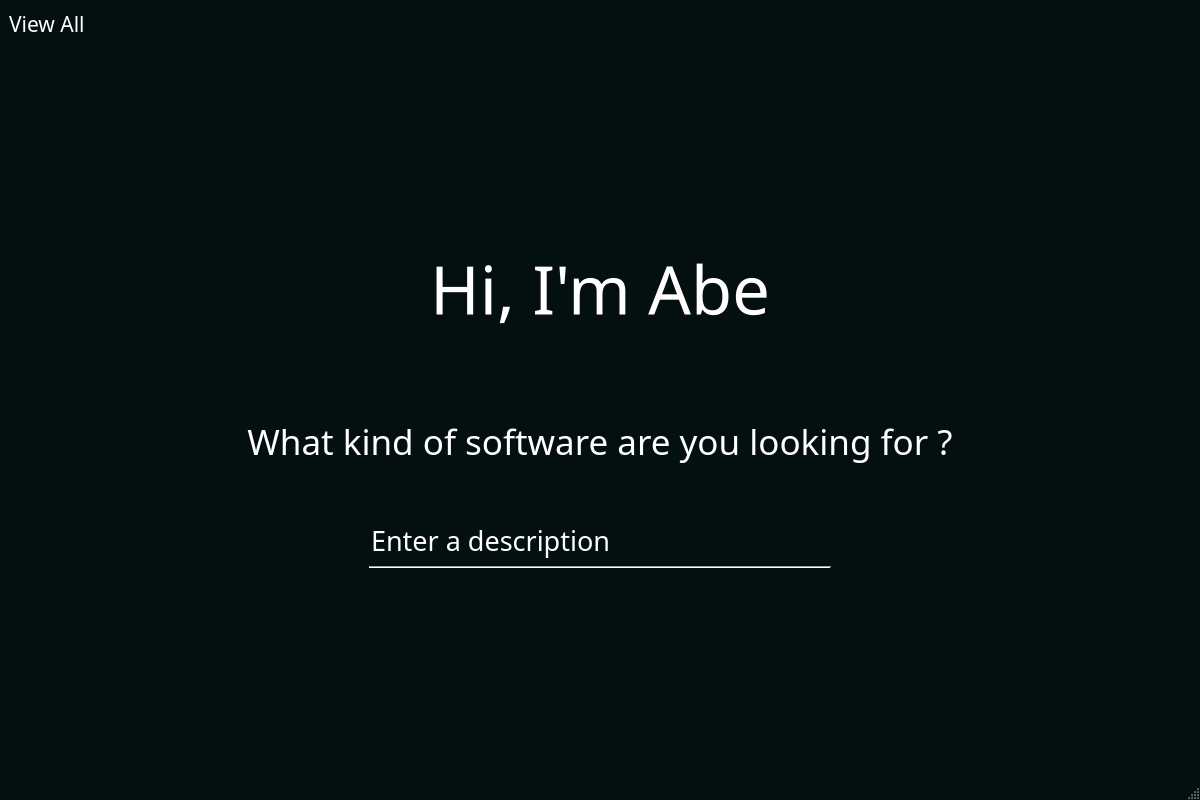
<?xml version="1.0" encoding="UTF-8"?>
<ui version="4.0">
 <class>MainWindow</class>
 <widget class="QMainWindow" name="MainWindow">
  <property name="windowModality">
   <enum>Qt::NonModal</enum>
  </property>
  <property name="geometry">
   <rect>
    <x>0</x>
    <y>0</y>
    <width>1200</width>
    <height>800</height>
   </rect>
  </property>
  <property name="windowTitle">
   <string>Abe</string>
  </property>
  <property name="styleSheet">
   <string notr="true">QMainWindow {
background: rgb(4, 15, 15);
}

QLineEdit {
background: rgb(4, 15, 15);
color: rgb(255, 255, 255);
border: none;
}</string>
  </property>
  <widget class="QWidget" name="centralwidget">
   <layout class="QVBoxLayout" name="verticalLayout_2">
    <item>
     <layout class="QHBoxLayout" name="horizontalLayout_2">
      <item alignment="Qt::AlignLeft|Qt::AlignTop">
       <widget class="QLabel" name="label_4">
        <property name="font">
         <font>
          <family>Century Gothic</family>
          <pointsize>10</pointsize>
         </font>
        </property>
        <property name="styleSheet">
         <string notr="true">color: rgb(255, 255, 255);</string>
        </property>
        <property name="text">
         <string>&lt;html&gt;&lt;head/&gt;&lt;body&gt;&lt;p&gt;&lt;img src=&quot;:/Image_2/BookIcon.png&quot; height=&quot;30&quot;/&gt;&lt;span style=&quot; font-size:16pt;&quot;&gt; View All&lt;/span&gt;&lt;/p&gt;&lt;/body&gt;&lt;/html&gt;</string>
        </property>
       </widget>
      </item>
      <item>
       <spacer name="verticalSpacer">
        <property name="orientation">
         <enum>Qt::Vertical</enum>
        </property>
        <property name="sizeType">
         <enum>QSizePolicy::Fixed</enum>
        </property>
        <property name="sizeHint" stdset="0">
         <size>
          <width>0</width>
          <height>200</height>
         </size>
        </property>
       </spacer>
      </item>
      <item alignment="Qt::AlignRight|Qt::AlignTop">
       <widget class="QLabel" name="label_2">
        <property name="text">
         <string>&lt;html&gt;&lt;head/&gt;&lt;body&gt;&lt;p&gt;&lt;img src=&quot;:/Image_1/CloseIcon.png&quot; height=&quot;30&quot;/&gt;&lt;/p&gt;&lt;/body&gt;&lt;/html&gt;</string>
        </property>
       </widget>
      </item>
     </layout>
    </item>
    <item>
     <widget class="QLabel" name="abelabel">
      <property name="font">
       <font>
        <family>Century Gothic</family>
        <pointsize>50</pointsize>
       </font>
      </property>
      <property name="styleSheet">
       <string notr="true">color: rgb(255, 255, 255)</string>
      </property>
      <property name="text">
       <string>Hi, I'm Abe</string>
      </property>
      <property name="alignment">
       <set>Qt::AlignCenter</set>
      </property>
     </widget>
    </item>
    <item>
     <widget class="QLabel" name="label">
      <property name="font">
       <font>
        <family>Century Gothic</family>
        <pointsize>26</pointsize>
       </font>
      </property>
      <property name="styleSheet">
       <string notr="true">color: rgb(255, 255, 255)</string>
      </property>
      <property name="text">
       <string>What kind of software are you looking for ?</string>
      </property>
      <property name="alignment">
       <set>Qt::AlignCenter</set>
      </property>
     </widget>
    </item>
    <item>
     <layout class="QHBoxLayout" name="horizontalLayout">
      <item>
       <spacer name="horizontalSpacer">
        <property name="orientation">
         <enum>Qt::Horizontal</enum>
        </property>
        <property name="sizeType">
         <enum>QSizePolicy::Fixed</enum>
        </property>
        <property name="sizeHint" stdset="0">
         <size>
          <width>360</width>
          <height>20</height>
         </size>
        </property>
       </spacer>
      </item>
      <item>
       <layout class="QVBoxLayout" name="verticalLayout_3">
        <item>
         <widget class="QLineEdit" name="lineEdit">
          <property name="font">
           <font>
            <family>Century Gothic</family>
            <pointsize>20</pointsize>
           </font>
          </property>
          <property name="styleSheet">
           <string notr="true">color: rgb(255, 255, 255)</string>
          </property>
          <property name="text">
           <string>Enter a description</string>
          </property>
         </widget>
        </item>
        <item>
         <widget class="Line" name="line">
          <property name="styleSheet">
           <string notr="true">Line {
color: rgb(255, 255, 255);
}</string>
          </property>
          <property name="orientation">
           <enum>Qt::Horizontal</enum>
          </property>
         </widget>
        </item>
       </layout>
      </item>
      <item>
       <spacer name="horizontalSpacer_2">
        <property name="orientation">
         <enum>Qt::Horizontal</enum>
        </property>
        <property name="sizeType">
         <enum>QSizePolicy::Fixed</enum>
        </property>
        <property name="sizeHint" stdset="0">
         <size>
          <width>360</width>
          <height>20</height>
         </size>
        </property>
       </spacer>
      </item>
     </layout>
    </item>
    <item>
     <layout class="QHBoxLayout" name="horizontalLayout_3">
      <item>
       <spacer name="verticalSpacer_2">
        <property name="orientation">
         <enum>Qt::Vertical</enum>
        </property>
        <property name="sizeType">
         <enum>QSizePolicy::Fixed</enum>
        </property>
        <property name="sizeHint" stdset="0">
         <size>
          <width>20</width>
          <height>200</height>
         </size>
        </property>
       </spacer>
      </item>
     </layout>
    </item>
   </layout>
  </widget>
  <widget class="QMenuBar" name="menubar">
   <property name="geometry">
    <rect>
     <x>0</x>
     <y>0</y>
     <width>1200</width>
     <height>31</height>
    </rect>
   </property>
  </widget>
  <widget class="QStatusBar" name="statusbar"/>
 </widget>
 <resources>
  <include location="Images.qrc"/>
 </resources>
 <connections/>
</ui>
